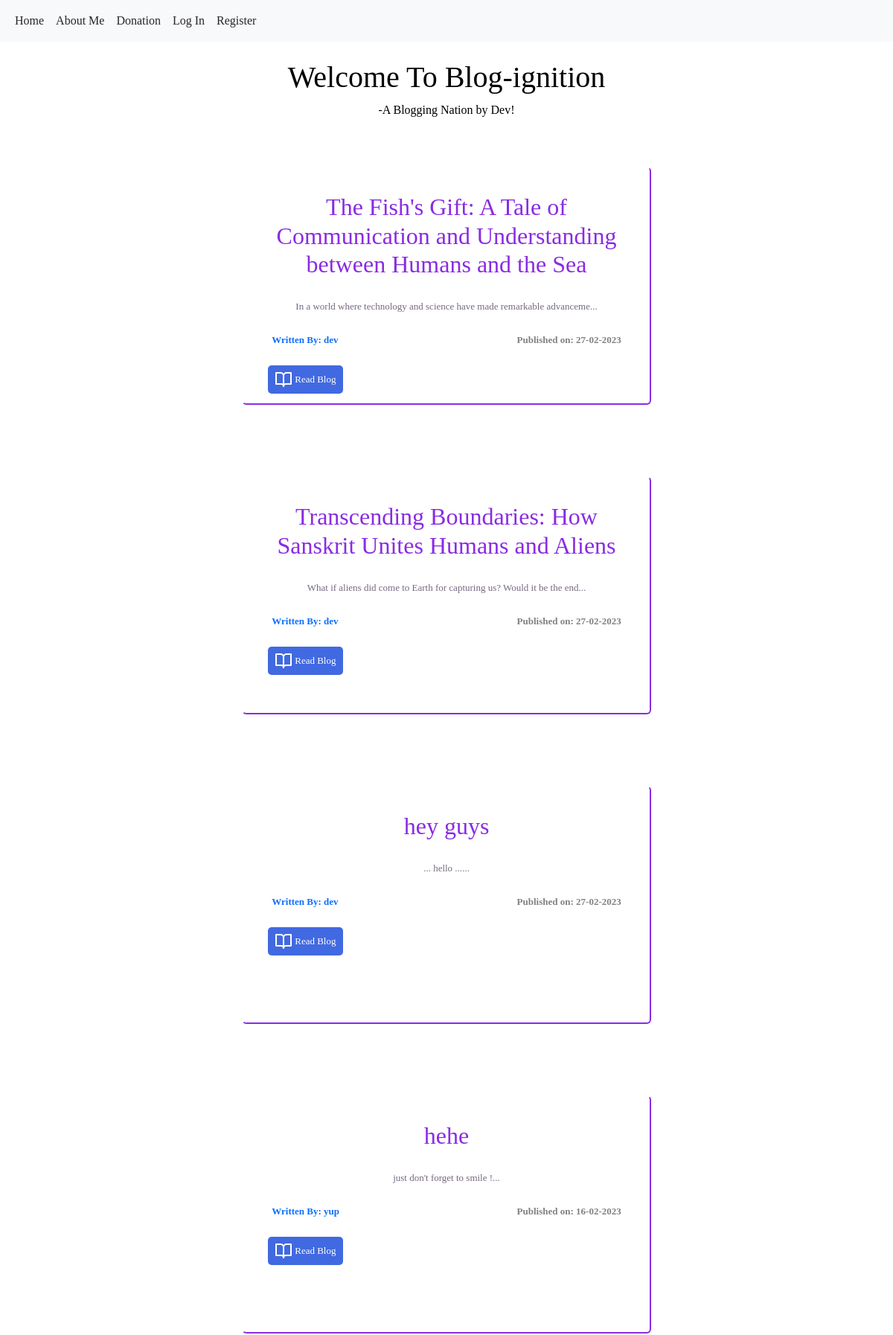
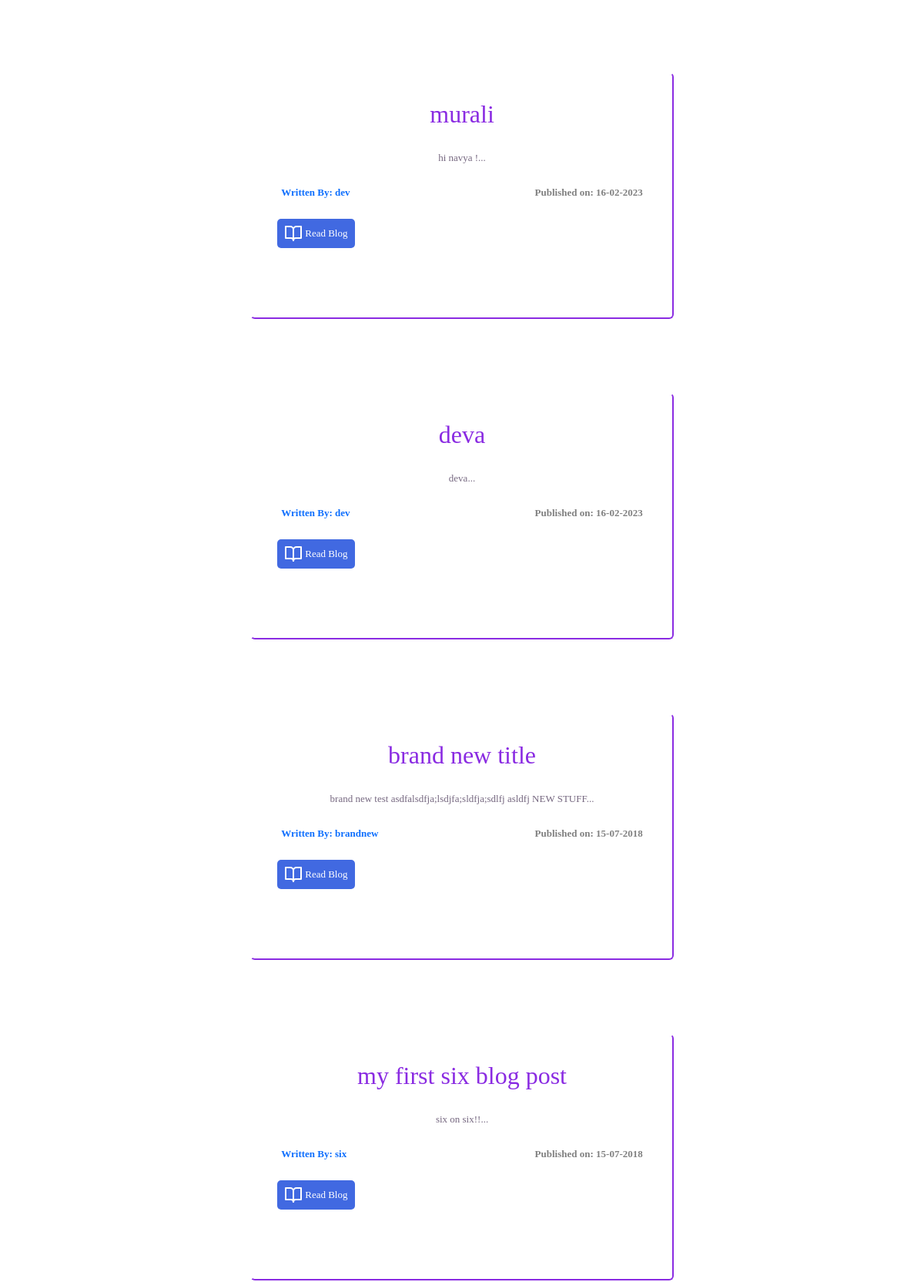
The page / (upper part) on the database its author committed (2 pictures, top to bottom).
### puppycompanyblog/models.py (models this page shows, shortened)
class BlogPost(db.Model):
    users = db.relationship(User)
    id = db.Column(db.Integer, primary_key=True)
    user_id = db.Column(db.Integer, db.ForeignKey('users.id'), nullable=False)
    date = db.Column(db.DateTime, nullable=False, default=datetime.utcnow)
    title = db.Column(db.String(140), nullable=False)
    text = db.Column(db.Text, nullable=False)

class User(db.Model, UserMixin):
    __tablename__ = 'users'
    id = db.Column(db.Integer, primary_key = True)
    profile_image = db.Column(db.String(20), nullable=False, default='default_profile.png')
    email = db.Column(db.String(64), unique=True, index=True)
    username = db.Column(db.String(64), unique=True, index=True)
    password_hash = db.Column(db.String(128))
    posts = db.relationship('BlogPost', backref='author', lazy=True)

### puppycompanyblog/core/views.py (the view)
@core.route('/')
def index():
    page = request.args.get('page', 1, type=int)
    blog_posts = BlogPost.query.order_by(BlogPost.date.desc()).paginate(page=page, per_page=10)
    return render_template('index.html',blog_posts=blog_posts)

### puppycompanyblog/templates/index.html (shortened to what this page needs)
{% extends "base.html" %}
{% block content %}
<div class="jumbotron">
  <br>
  <h1 align="center">Welcome To Blog-ignition</h1>
  <p align="center" style="color:black">-A Blogging Nation by Dev!</p>
</div>
<div class="container">  {% for post in blog_posts.items %} <div class="container-fluid px-1 py-5 mx-auto">
    <div class="row d-flex justify-content-center">
        <div class="card">
          <div class="card__content">
            <div class="card__content-heading">
              <h2>{{ post.title }}</h2>
              <br>
            </div>
            <div class="card__content-body">
              <p class="card-text">{{ post.text[:70] }}...</p>
            </div>
<br>
            <div class="card__content-footer" style="display:flex; justify-content: space-between;">
              <p style="margin: 5px;"><a href="{{ url_for('users.user_posts', username=post.author.username) }}">Written By: {{ post.author.username }}</a></p>
              <p style="margin: 5px;">Published on: {{ post.date.strftime('%d-%m-%Y') }}</p>
            </div>
            <br>
            <a href="{{ url_for('blog_posts.blog_post', blog_post_id=post.id) }}" >
            <button>
              <span>
             <b style="font-size:13px;"> Read Blog</b>
              </span>
            </button> </a>
          </div>
        </div>
    </div>
  </div>
   {% endfor %}
</div>
{% endblock %}

### puppycompanyblog/templates/index.html (style rules this page uses)
body { background-image: url('/static/wala.jpg'); }
body { color: #000; overflow-x: hidden; height: 100%; background-attachment: fixed; background-repeat: no-repeat; background-size: 100% 100%; font-family: Dylan; }
input, textarea, button { padding: 1px 1px; border-radius: 5px !important; box-sizing: border-box; border: none; outline: none; font-size: 10px !important; font-weight: 300; }
h1 { color: black; }
a { text-decoration: none }
.card { width: 550px; height: 320px; padding: 3%; background: rgb(255, 255, 255); border-bottom: 2px solid blueviolet; border-right: 2px solid blueviolet; border-top: 2px solid white; border-left: 2px solid white; transition-duration: 1s; transition-property: border-top, border-left, border-bottom, border-right, box-shadow; }
.card__content { font-size: small; text-align: center; }
.card__content-heading { color: blueviolet; }
.card__content-body p { color: rgb(118, 104, 128); padding-bottom: 1px; }
.card__content-footer p { background-color: rgb(255, 255, 255); color: grey; font-weight: 700; border-radius: .2rem; transition-duration: 1s; transition-property: background-color, color, border; }
button { font-family: inherit; font-size: 20px; background: royalblue; color: white; padding: 0.7em 1em; padding-left: 0.9em; display: flex; align-items: center; border: none; border-radius: 16px; overflow: hidden; transition: all 0.2s; }
button span { display: block; margin-left: 0.3em; transition: all 0.3s ease-in-out; }
button svg { display: block; transform-origin: center center; transition: transform 0.3s ease-in-out; }

### rows shown on the page
BlogPost: title "The Fish's Gift: A Tale of Communication and Understanding between Humans and the Sea", text "In a world where technology and science have made remarkable advanceme", author.username "dev", date "27-02-2023"
BlogPost: title "Transcending Boundaries: How Sanskrit Unites Humans and Aliens", text "What if aliens did come to Earth for capturing us? Would it be the end", author.username "dev", date "27-02-2023"
BlogPost: title "hey guys", text "... hello ...", author.username "dev", date "27-02-2023"
BlogPost: title "hehe", text "just don't forget to smile !", author.username "yup", date "16-02-2023"
BlogPost: title "murali", text "hi navya !", author.username "dev", date "16-02-2023"
BlogPost: title "deva", text "deva", author.username "dev", date "16-02-2023"
BlogPost: title "brand new title", text "brand new test asdfalsdfja;lsdjfa;sldfja;sdlfj asldfj NEW STUFF", author.username "brandnew", date "15-07-2018"
BlogPost: title "my first six blog post", text "six on six!!", author.username "six", date "15-07-2018"
